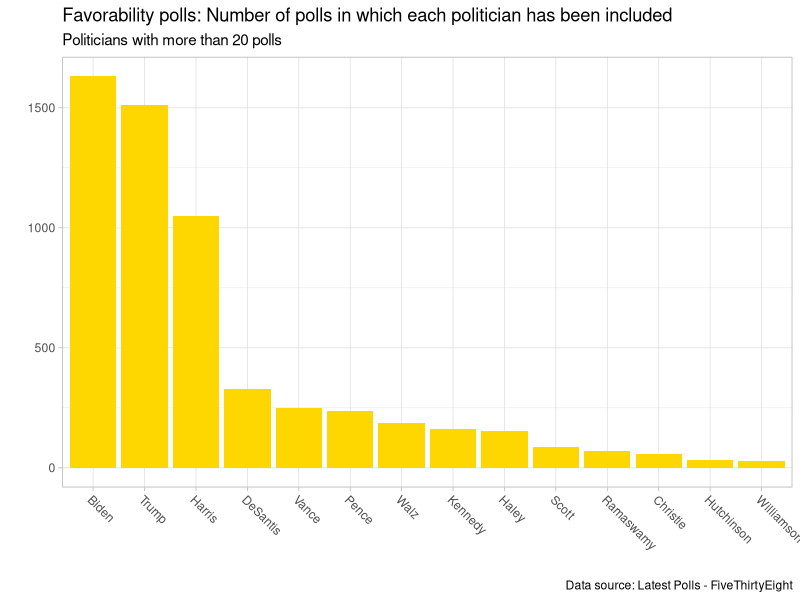

Generate this figure with R:
## ---- chunk 1
## Load packages
library(broom)
library(car)
library(conflicted)
library(glue)
library(kableExtra)
library(knitr)
library(skimr)
library(tidyverse)

## Prefer over all other packages
conflict_prefer("filter", "dplyr")
## ---- chunk 2
## Create function that doubles the input digit
double_it <- function(number){
  double = number * 2
  return(double)
}
## ---- chunk 3
## Load raw data
df <- read_csv("data/favorability_polls.csv")
## ---- chunk 4
#| fig-width: 11
df |>
  count(politician) |>
  arrange(desc(n)) |>
  filter(n > 20) |>
  mutate(
    politician = gsub(".* ", "", politician),
    politician = factor(politician, levels = politician)
  ) |>
  ggplot(aes(x = politician, y = n))  +
  geom_bar(stat = "identity", fill = "gold") +
  theme_light() + 
  theme(axis.text.x = element_text(angle = -45, hjust = 0)) +
  labs(
    title = "Favorability polls: Number of polls in which each politician has been included",
    subtitle = "Politicians with more than 20 polls",
    x = "",
    y = "",
    caption = "Data source: Latest Polls - FiveThirtyEight"
  )
